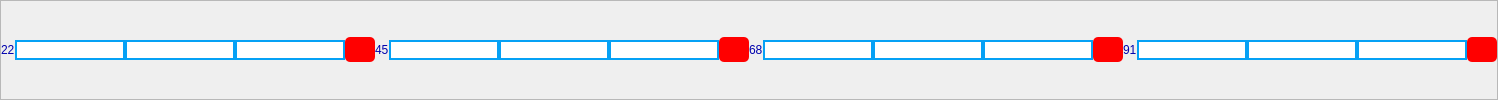
           <widget class="QFrame" name="frame_9">
            <property name="frameShape">
             <enum>QFrame::StyledPanel</enum>
            </property>
            <property name="frameShadow">
             <enum>QFrame::Raised</enum>
            </property>
            <layout class="QHBoxLayout" name="horizontalLayout_6">
             <property name="spacing">
              <number>0</number>
             </property>
             <property name="leftMargin">
              <number>0</number>
             </property>
             <property name="topMargin">
              <number>0</number>
             </property>
             <property name="rightMargin">
              <number>0</number>
             </property>
             <property name="bottomMargin">
              <number>0</number>
             </property>
             <item>
              <widget class="QLabel" name="label_14">
               <property name="styleSheet">
                <string notr="true">color:rgb(0, 0, 173); 
font: 75 8pt &quot;MS Shell Dlg 2&quot;;</string>
               </property>
               <property name="text">
                <string>22</string>
               </property>
              </widget>
             </item>
             <item>
              <widget class="QLineEdit" name="lineEdit_40">
               <property name="styleSheet">
                <string notr="true">border: 2px solid  rgb(5, 161, 245); 
background-color: rgb(255, 255, 255);
</string>
               </property>
              </widget>
             </item>
             <item>
              <widget class="QLineEdit" name="lineEdit_41">
               <property name="styleSheet">
                <string notr="true">border: 2px solid  rgb(5, 161, 245); 
background-color: rgb(255, 255, 255);
</string>
               </property>
              </widget>
             </item>
             <item>
              <widget class="QLineEdit" name="lineEdit_42">
               <property name="styleSheet">
                <string notr="true">border: 2px solid  rgb(5, 161, 245); 
background-color: rgb(255, 255, 255);
</string>
               </property>
              </widget>
             </item>
             <item>
              <widget class="QPushButton" name="pushButton_84">
               <property name="minimumSize">
                <size>
                 <width>0</width>
                 <height>25</height>
                </size>
               </property>
               <property name="maximumSize">
                <size>
                 <width>30</width>
                 <height>16777215</height>
                </size>
               </property>
               <property name="styleSheet">
                <string notr="true">background-color: rgb(0, 0, 0);
background-color: rgb(255, 0, 0);
border-radius: 5px;</string>
               </property>
               <property name="text">
                <string/>
               </property>
              </widget>
             </item>
             <item>
              <widget class="QLabel" name="label_15">
               <property name="styleSheet">
                <string notr="true">color:rgb(0, 0, 173); 
font: 75 8pt &quot;MS Shell Dlg 2&quot;;</string>
               </property>
               <property name="text">
                <string>45</string>
               </property>
              </widget>
             </item>
             <item>
              <widget class="QLineEdit" name="lineEdit_43">
               <property name="styleSheet">
                <string notr="true">border: 2px solid  rgb(5, 161, 245); 
background-color: rgb(255, 255, 255);
</string>
               </property>
              </widget>
             </item>
             <item>
              <widget class="QLineEdit" name="lineEdit_44">
               <property name="styleSheet">
                <string notr="true">border: 2px solid  rgb(5, 161, 245); 
background-color: rgb(255, 255, 255);
</string>
               </property>
              </widget>
             </item>
             <item>
              <widget class="QLineEdit" name="lineEdit_45">
               <property name="styleSheet">
                <string notr="true">border: 2px solid  rgb(5, 161, 245); 
background-color: rgb(255, 255, 255);
</string>
               </property>
              </widget>
             </item>
             <item>
              <widget class="QPushButton" name="pushButton_85">
               <property name="minimumSize">
                <size>
                 <width>0</width>
                 <height>25</height>
                </size>
               </property>
               <property name="maximumSize">
                <size>
                 <width>30</width>
                 <height>16777215</height>
                </size>
               </property>
               <property name="styleSheet">
                <string notr="true">background-color: rgb(0, 0, 0);
background-color: rgb(255, 0, 0);
border-radius: 5px;</string>
               </property>
               <property name="text">
                <string/>
               </property>
              </widget>
             </item>
             <item>
              <widget class="QLabel" name="label_16">
               <property name="styleSheet">
                <string notr="true">color:rgb(0, 0, 173); 
font: 75 8pt &quot;MS Shell Dlg 2&quot;;</string>
               </property>
               <property name="text">
                <string>68</string>
               </property>
              </widget>
             </item>
             <item>
              <widget class="QLineEdit" name="lineEdit_46">
               <property name="styleSheet">
                <string notr="true">border: 2px solid  rgb(5, 161, 245); 
background-color: rgb(255, 255, 255);
</string>
               </property>
              </widget>
             </item>
             <item>
              <widget class="QLineEdit" name="lineEdit_47">
               <property name="styleSheet">
                <string notr="true">border: 2px solid  rgb(5, 161, 245); 
background-color: rgb(255, 255, 255);
</string>
               </property>
              </widget>
             </item>
             <item>
              <widget class="QLineEdit" name="lineEdit_48">
               <property name="styleSheet">
                <string notr="true">border: 2px solid  rgb(5, 161, 245); 
background-color: rgb(255, 255, 255);
</string>
               </property>
              </widget>
             </item>
             <item>
              <widget class="QPushButton" name="pushButton_86">
               <property name="minimumSize">
                <size>
                 <width>0</width>
                 <height>25</height>
                </size>
               </property>
               <property name="maximumSize">
                <size>
                 <width>30</width>
                 <height>16777215</height>
                </size>
               </property>
               <property name="styleSheet">
                <string notr="true">background-color: rgb(0, 0, 0);
background-color: rgb(255, 0, 0);
border-radius: 5px;</string>
               </property>
               <property name="text">
                <string/>
               </property>
              </widget>
             </item>
             <item>
              <widget class="QLabel" name="label_307">
               <property name="styleSheet">
                <string notr="true">color:rgb(0, 0, 173); 
font: 75 8pt &quot;MS Shell Dlg 2&quot;;</string>
               </property>
               <property name="text">
                <string>91</string>
               </property>
              </widget>
             </item>
             <item>
              <widget class="QLineEdit" name="lineEdit_921">
               <property name="styleSheet">
                <string notr="true">border: 2px solid  rgb(5, 161, 245); 
background-color: rgb(255, 255, 255);
</string>
               </property>
              </widget>
             </item>
             <item>
              <widget class="QLineEdit" name="lineEdit_919">
               <property name="styleSheet">
                <string notr="true">border: 2px solid  rgb(5, 161, 245); 
background-color: rgb(255, 255, 255);
</string>
               </property>
              </widget>
             </item>
             <item>
              <widget class="QLineEdit" name="lineEdit_920">
               <property name="styleSheet">
                <string notr="true">border: 2px solid  rgb(5, 161, 245); 
background-color: rgb(255, 255, 255);
</string>
               </property>
              </widget>
             </item>
             <item>
              <widget class="QPushButton" name="pushButton_377">
               <property name="minimumSize">
                <size>
                 <width>0</width>
                 <height>25</height>
                </size>
               </property>
               <property name="maximumSize">
                <size>
                 <width>30</width>
                 <height>16777215</height>
                </size>
               </property>
               <property name="styleSheet">
                <string notr="true">background-color: rgb(0, 0, 0);
background-color: rgb(255, 0, 0);
border-radius: 5px;</string>
               </property>
               <property name="text">
                <string/>
               </property>
              </widget>
             </item>
            </layout>
           </widget>
